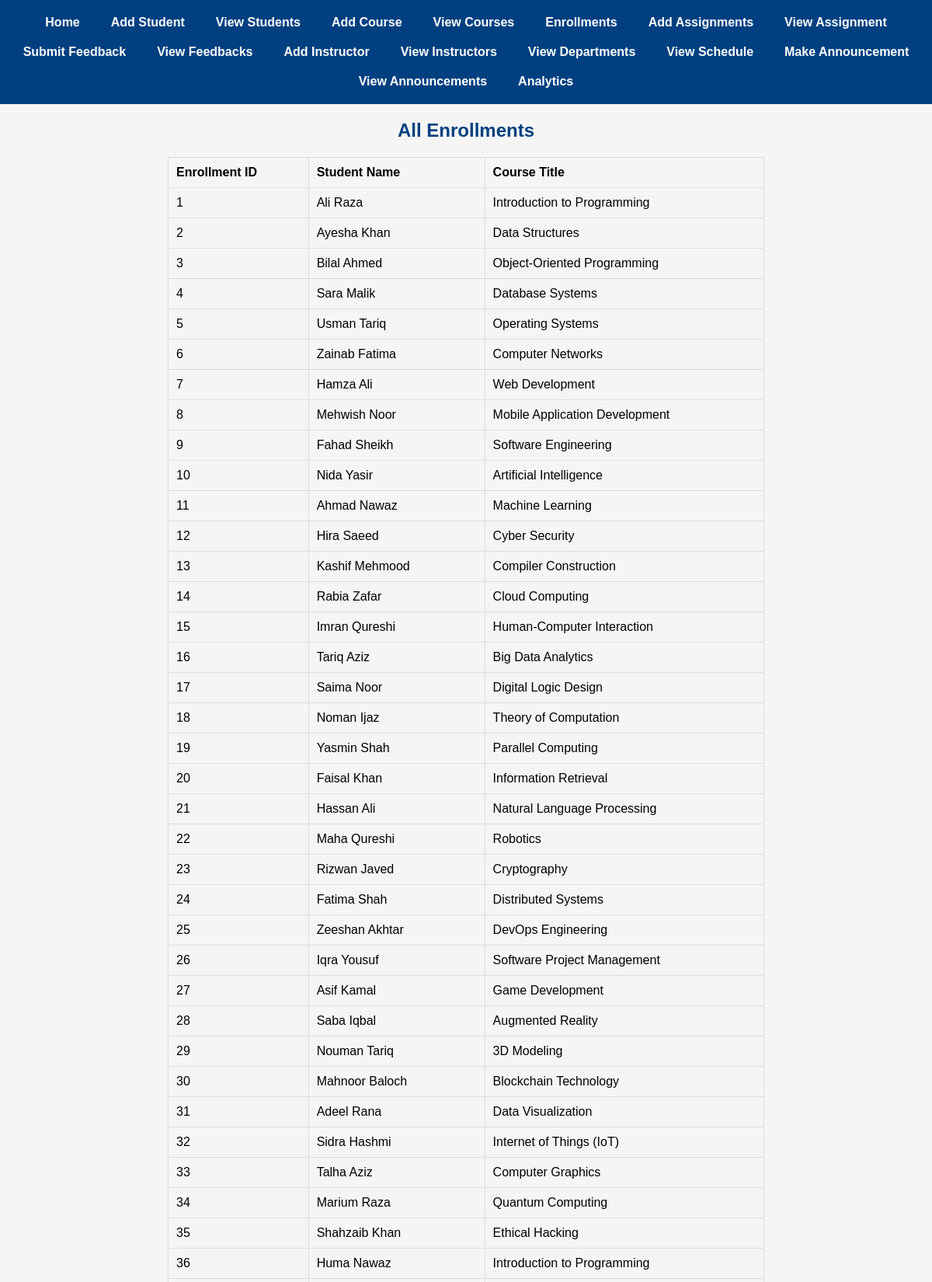
Screenshot of /enrollments (upper part) with the database file from the repository.
### main.py (models this page shows)
class Enrollment(db.Model):
    id = db.Column(db.Integer, primary_key=True)
    student_id = db.Column(db.Integer, db.ForeignKey('student.id'), nullable=False)
    course_id = db.Column(db.Integer, db.ForeignKey('course.id'), nullable=False)
    student = db.relationship('Student', backref='enrollments')
    course = db.relationship('Course', backref='enrollments')

class Student(db.Model):
    id = db.Column(db.Integer, primary_key=True)
    name = db.Column(db.String(100), nullable=False)
    email = db.Column(db.String(100), unique=True, nullable=False)
    phone = db.Column(db.String(20), nullable=False)
    year = db.Column(db.Integer, nullable=False)
    section = db.Column(db.String(10), nullable=False)
    department_id = db.Column(db.Integer, db.ForeignKey('department.id'), nullable=False)

class Course(db.Model):
    id = db.Column(db.Integer, primary_key=True)
    code = db.Column(db.String(10), unique=True, nullable=False)
    title = db.Column(db.String(100), nullable=False)
    instructor_id = db.Column(db.Integer, db.ForeignKey('instructor.id'))
    semester_id = db.Column(db.Integer, db.ForeignKey('semester.id'))
    schedules = db.relationship('Schedule', backref='course', lazy=True)

### main.py (the view)
@app.route('/enrollments')
def show_enrollments():
    enrollments = Enrollment.query.all()
    return render_template('show_enrollments.html', enrollments=enrollments)

### templates/show_enrollments.html (shortened to what this page needs)
{% extends 'base.html' %}
{% block content %}
<h2>All Enrollments</h2>
<table>
    <thead>
        <tr>
            <th>Enrollment ID</th>
            <th>Student Name</th>
            <th>Course Title</th>
        </tr>
    </thead>
    <tbody>
        {% for enrollment in enrollments %}
        <tr>
            <td>{{ enrollment.id }}</td>
            <td>{{ enrollment.student.name }}</td>
            <td>{{ enrollment.course.title }}</td>
        </tr>
        {% endfor %}
    </tbody>
</table>
{% endblock %}

### static/css/style.css (style rules this page uses)
body { display: flex; flex-direction: column; align-items: center; margin: 0; padding: 0; font-family: Arial, sans-serif; background-color: #f5f5f5; min-height: 100vh; box-sizing: border-box; }
h1, h2, h3, h4, h5, h6 { text-align: center; color: #004080; margin-top: 0; }
table { width: 80%; margin: 0 auto 20px auto; border-collapse: collapse; text-align: left; }
table th, table td { border: 1px solid #ddd; padding: 10px; }

### rows the page displays
Enrollment: id "1", student.name "Ali Raza", course "Introduction to Programming"
Enrollment: id "2", student.name "Ayesha Khan", course "Data Structures"
Enrollment: id "3", student.name "Bilal Ahmed", course "Object-Oriented Programming"
Enrollment: id "4", student.name "Sara Malik", course "Database Systems"
Enrollment: id "5", student.name "Usman Tariq", course "Operating Systems"
Enrollment: id "6", student.name "Zainab Fatima", course "Computer Networks"
Enrollment: id "7", student.name "Hamza Ali", course "Web Development"
Enrollment: id "8", student.name "Mehwish Noor", course "Mobile Application Development"
Enrollment: id "9", student.name "Fahad Sheikh", course "Software Engineering"
Enrollment: id "10", student.name "Nida Yasir", course "Artificial Intelligence"
Enrollment: id "11", student.name "Ahmad Nawaz", course "Machine Learning"
Enrollment: id "12", student.name "Hira Saeed", course "Cyber Security"
Enrollment: id "13", student.name "Kashif Mehmood", course "Compiler Construction"
Enrollment: id "14", student.name "Rabia Zafar", course "Cloud Computing"
Enrollment: id "15", student.name "Imran Qureshi", course "Human-Computer Interaction"
Enrollment: id "16", student.name "Tariq Aziz", course "Big Data Analytics"
Enrollment: id "17", student.name "Saima Noor", course "Digital Logic Design"
Enrollment: id "18", student.name "Noman Ijaz", course "Theory of Computation"
Enrollment: id "19", student.name "Yasmin Shah", course "Parallel Computing"
Enrollment: id "20", student.name "Faisal Khan", course "Information Retrieval"
Enrollment: id "21", student.name "Hassan Ali", course "Natural Language Processing"
Enrollment: id "22", student.name "Maha Qureshi", course "Robotics"
Enrollment: id "23", student.name "Rizwan Javed", course "Cryptography"
Enrollment: id "24", student.name "Fatima Shah", course "Distributed Systems"
Enrollment: id "25", student.name "Zeeshan Akhtar", course "DevOps Engineering"
Enrollment: id "26", student.name "Iqra Yousuf", course "Software Project Management"
Enrollment: id "27", student.name "Asif Kamal", course "Game Development"
Enrollment: id "28", student.name "Saba Iqbal", course "Augmented Reality"
Enrollment: id "29", student.name "Nouman Tariq", course "3D Modeling"
Enrollment: id "30", student.name "Mahnoor Baloch", course "Blockchain Technology"
Enrollment: id "31", student.name "Adeel Rana", course "Data Visualization"
Enrollment: id "32", student.name "Sidra Hashmi", course "Internet of Things (IoT)"
Enrollment: id "33", student.name "Talha Aziz", course "Computer Graphics"
Enrollment: id "34", student.name "Marium Raza", course "Quantum Computing"
Enrollment: id "35", student.name "Shahzaib Khan", course "Ethical Hacking"
Enrollment: id "36", student.name "Huma Nawaz", course "Introduction to Programming"
